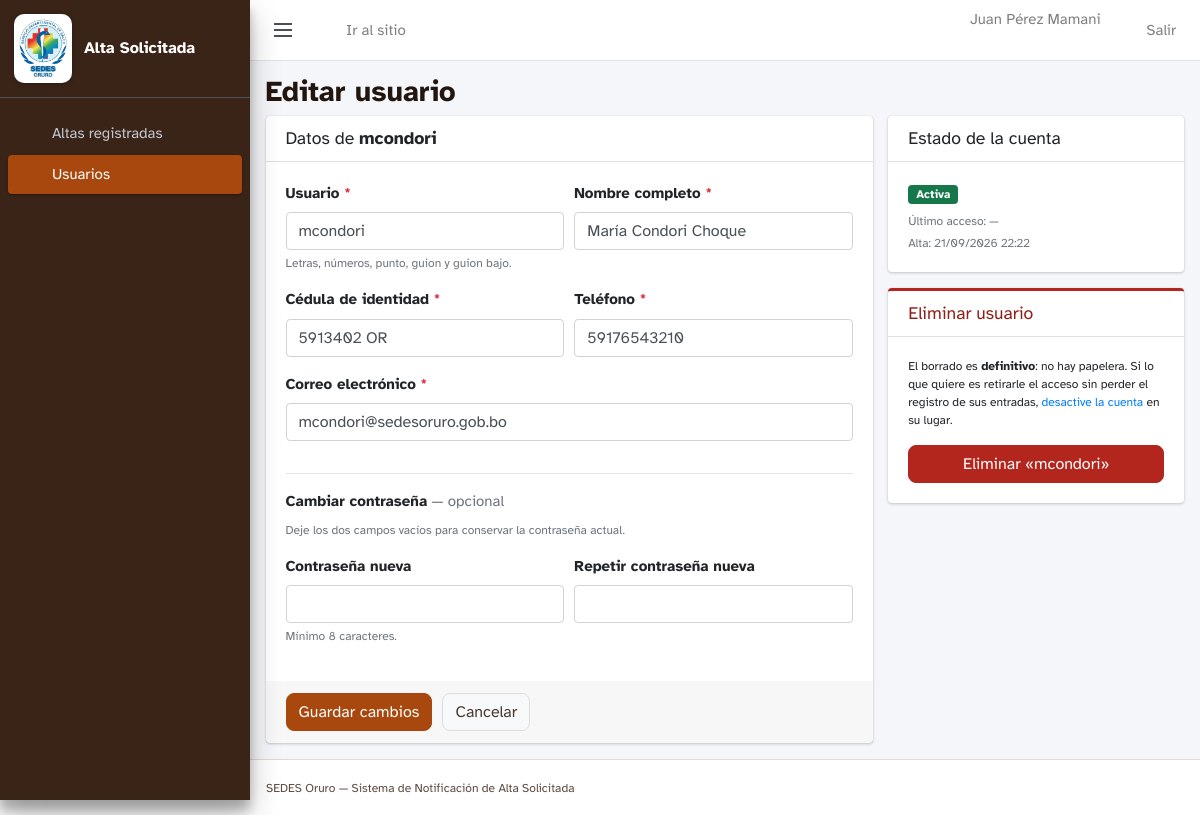
/admin/usuario_editar.php?id=2 (signed in), run on the app's committed database.
### tables this page shows
CREATE TABLE IF NOT EXISTS usuarios (
  id INT AUTO_INCREMENT PRIMARY KEY,
  username VARCHAR(60) NOT NULL UNIQUE,
  nombre_completo VARCHAR(160) NOT NULL,
  ci VARCHAR(30) NOT NULL UNIQUE,
  telefono VARCHAR(30) NOT NULL,
  correo VARCHAR(160) NOT NULL UNIQUE,
  password_hash VARCHAR(255) NOT NULL,
  activo TINYINT(1) NOT NULL DEFAULT 1,
  ultimo_acceso DATETIME NULL,
  created_at TIMESTAMP DEFAULT CURRENT_TIMESTAMP,
  updated_at TIMESTAMP DEFAULT CURRENT_TIMESTAMP ON UPDATE CURRENT_TIMESTAMP
);

### lib/auth.php (called while the page is built, shortened)
<?php
require_once __DIR__ . '/../config.php';
function sesion_iniciar()
{
    if (session_status() === PHP_SESSION_ACTIVE) {
        return;
    }
    $seguro = (!empty($_SERVER['HTTPS']) && $_SERVER['HTTPS'] !== 'off')
        || (isset($_SERVER['HTTP_X_FORWARDED_PROTO']) && $_SERVER['HTTP_X_FORWARDED_PROTO'] === 'https');
}
function usuario_actual()
{
    return array(
        'id'              => (int) $_SESSION['usuario_id'],
        'username'        => isset($_SESSION['username']) ? $_SESSION['username'] : '',
        'nombre_completo' => isset($_SESSION['nombre_completo']) ? $_SESSION['nombre_completo'] : '',
    );
}
function hay_sesion()
{
    return usuario_actual() !== null;
}
function exigir_sesion()
{
    if (hay_sesion()) {
        $yo = usuario_actual();
        try {
            $vigente = buscar_usuario($yo['id']);
        } catch (Exception $e) {
            error_log('[altas] exigir_sesion: ' . $e->getMessage());
            $vigente = null;
        }
        if ($vigente && (int) $vigente['activo'] === 1) {
            return $yo;
        }
        exit;
    }
    exit;
}
function ruta_base()
{
    static $base = null;
    if ($base !== null) {
        return $base;
    }
    $script = isset($_SERVER['SCRIPT_NAME']) ? $_SERVER['SCRIPT_NAME'] : '/index.php';
    $dir    = rtrim(str_replace('\\', '/', dirname($script)), '/');
    if (substr($dir, -6) === '/admin') {
        $dir = substr($dir, 0, -6);
    }
    $base = $dir === '' ? '/' : $dir . '/';
    return $base;
}
function buscar_usuario($id)
{
    $st = db()->prepare('SELECT * FROM usuarios WHERE id = ? LIMIT 1');
    $st->execute(array((int) $id));
    $fila = $st->fetch();
    return $fila ? $fila : null;
}
function h($texto)
{
    return htmlspecialchars((string) $texto, ENT_QUOTES | ENT_SUBSTITUTE, 'UTF-8');
}

### config.php (called while the page is built, shortened)
<?php
function cfg($clave, $porDefecto = null)
{
    return $porDefecto;
}
function db()
{
    static $pdo = null;
    if ($pdo instanceof PDO) {
        return $pdo;
    }
    $dsn = sprintf(
        'mysql:host=%s;port=%s;dbname=%s;charset=utf8mb4',
        cfg('DB_HOST', 'localhost'),
        cfg('DB_PORT', '3306'),
        cfg('DB_NAME', '')
    );
    try {
        $pdo = new PDO($dsn, cfg('DB_USER', ''), cfg('DB_PASS', ''), array(
            PDO::ATTR_ERRMODE            => PDO::ERRMODE_EXCEPTION,
            PDO::ATTR_DEFAULT_FETCH_MODE => PDO::FETCH_ASSOC,
            PDO::ATTR_EMULATE_PREPARES   => false,
        ));
    } catch (PDOException $e) {
        error_log('[altas] Error de conexion a MySQL: ' . $e->getMessage());
        throw new RuntimeException('No fue posible conectar con la base de datos.');
    }
    return $pdo;
}

### admin/usuario_editar.php (the view, shortened to what this page needs)
<?php
require_once __DIR__ . '/_plantilla.php';
$sesion = exigir_sesion();
$base   = ruta_base();
$id = isset($_GET['id']) ? (int) $_GET['id'] : 0;
$usuario = $id > 0 ? buscar_usuario($id) : null;
$errores = array();
$datos = array(
    'username'        => $usuario['username'],
    'nombre_completo' => $usuario['nombre_completo'],
    'ci'              => $usuario['ci'],
    'telefono'        => $usuario['telefono'],
    'correo'          => $usuario['correo'],
);
function clase_campo($errores, $campo)
{
    return isset($errores[$campo]) ? ' is-invalid' : '';
}
function fecha_corta($valor)
{
    if (!$valor) {
        return '—';
    }
    $ts = strtotime($valor);
    return $ts ? date('d/m/Y H:i', $ts) : '—';
}
$esPropia = ((int) $usuario['id'] === $sesion['id']);
admin_cabecera('Editar usuario', 'usuarios');
?>
<div class="row">
  <div class="col-lg-8">
    <div class="card">
      <div class="card-header">
        <h3 class="card-title mb-0">
          Datos de <strong><?= h($usuario['username']) ?></strong>
        </h3>
      </div>
      <form method="post" action="" autocomplete="off">
        <div class="card-body">
          <div class="form-row">
            <div class="form-group col-md-6">
              <label for="username">Usuario <span class="text-danger">*</span></label>
              <input type="text" class="form-control<?= clase_campo($errores, 'username') ?>" id="username"
                     name="username" maxlength="60" value="<?= h($datos['username']) ?>" required>
              <small class="form-text text-muted">Letras, números, punto, guion y guion bajo.</small>
            </div>
            <div class="form-group col-md-6">
              <label for="nombre_completo">Nombre completo <span class="text-danger">*</span></label>
              <input type="text" class="form-control<?= clase_campo($errores, 'nombre_completo') ?>" id="nombre_completo"
                     name="nombre_completo" maxlength="160" value="<?= h($datos['nombre_completo']) ?>" required>
            </div>
            <div class="form-group col-md-6">
              <label for="ci">Cédula de identidad <span class="text-danger">*</span></label>
              <input type="text" class="form-control<?= clase_campo($errores, 'ci') ?>" id="ci"
                     name="ci" maxlength="30" value="<?= h($datos['ci']) ?>" required>
            </div>
            <div class="form-group col-md-6">
              <label for="telefono">Teléfono <span class="text-danger">*</span></label>
              <input type="tel" class="form-control<?= clase_campo($errores, 'telefono') ?>" id="telefono"
                     name="telefono" maxlength="30" value="<?= h($datos['telefono']) ?>" required>
            </div>
            <div class="form-group col-12">
              <label for="correo">Correo electrónico <span class="text-danger">*</span></label>
              <input type="email" class="form-control<?= clase_campo($errores, 'correo') ?>" id="correo"
                     name="correo" maxlength="160" value="<?= h($datos['correo']) ?>" required>
            </div>
          </div>
          <hr>
          <p class="mb-2"><strong>Cambiar contraseña</strong>
            <span class="text-muted">— opcional</span></p>
          <p class="text-muted small mt-0">
            Deje los dos campos vacíos para conservar la contraseña actual.
          </p>
          <div class="form-row">
            <div class="form-group col-md-6">
              <label for="clave">Contraseña nueva</label>
              <input type="password" class="form-control<?= clase_campo($errores, 'clave') ?>" id="clave"
                     name="clave" autocomplete="new-password">
              <small class="form-text text-muted">Mínimo 8 caracteres.</small>
            </div>
            <div class="form-group col-md-6">
              <label for="clave_repetida">Repetir contraseña nueva</label>
              <input type="password" class="form-control<?= clase_campo($errores, 'clave_repetida') ?>"
                     id="clave_repetida" name="clave_repetida" autocomplete="new-password">
            </div>
          </div>
        </div>
        <div class="card-footer d-flex flex-wrap" style="gap:10px">
          <button type="submit" class="btn btn-primary">Guardar cambios</button>
          <a href="usuarios.php" class="btn btn-default">Cancelar</a>
        </div>
      </form>
    </div>
  </div>
  <div class="col-lg-4">
    <div class="card">
      <div class="card-header"><h3 class="card-title mb-0">Estado de la cuenta</h3></div>
      <div class="card-body">
        <p class="mb-2">
          <?php if ((int) $usuario['activo'] === 1): ?>
            <span class="badge badge-success">Activa</span>
          <?php else: ?>
            <span class="badge badge-secondary">Desactivada</span>
          <?php endif; ?>
        </p>
        <p class="text-muted small mb-1">Último acceso: <?= h(fecha_corta($usuario['ultimo_acceso'])) ?></p>
        <p class="text-muted small mb-0">Alta: <?= h(fecha_corta($usuario['created_at'])) ?></p>
      </div>
    </div>
    <div class="card card-peligro">
      <div class="card-header"><h3 class="card-title mb-0">Eliminar usuario</h3></div>
      <div class="card-body">
        <?php if ($esPropia): ?>
          <p class="text-muted mb-0">
            No puede eliminar su propia cuenta. Pida a otro usuario del panel que lo haga.
          </p>
        <?php else: ?>
          <p class="small mb-3">
            El borrado es <strong>definitivo</strong>: no hay papelera. Si lo que quiere es
            retirarle el acceso sin perder el registro de sus entradas,
            <a href="usuarios.php">desactive la cuenta</a> en su lugar.
          </p>
          <form method="post" action="usuarios.php"
                onsubmit="return confirm('¿Eliminar definitivamente al usuario «<?= h($usuario['username']) ?>»?\n\nEsta acción no se puede deshacer.');">
            <button type="submit" class="btn btn-danger btn-block">
              Eliminar «<?= h($usuario['username']) ?>»
            </button>
          </form>
        <?php endif; ?>
      </div>
    </div>
  </div>
</div>
<?php admin_pie(); ?>

### admin/_plantilla.php (shortened to what this page needs)
<?php
require_once __DIR__ . '/../lib/auth.php';
function icono($nombre, $tamano = 18)
{
    $trazos = array(
        'panel'     => '<rect x="3" y="3" width="7" height="9" rx="1"/><rect x="14" y="3" width="7" height="5" rx="1"/>'
                     . '<rect x="14" y="12" width="7" height="9" rx="1"/><rect x="3" y="16" width="7" height="5" rx="1"/>',
        'usuarios'  => '<path d="M16 21v-2a4 4 0 0 0-4-4H6a4 4 0 0 0-4 4v2"/><circle cx="9" cy="7" r="4"/>'
                     . '<path d="M22 21v-2a4 4 0 0 0-3-3.87"/><path d="M16 3.13a4 4 0 0 1 0 7.75"/>',
        'salir'     => '<path d="M9 21H5a2 2 0 0 1-2-2V5a2 2 0 0 1 2-2h4"/><path d="M16 17l5-5-5-5"/><path d="M21 12H9"/>',
        'documento' => '<path d="M14 2H6a2 2 0 0 0-2 2v16a2 2 0 0 0 2 2h12a2 2 0 0 0 2-2V8z"/><path d="M14 2v6h6"/>',
        'subido'    => '<path d="M21 15v4a2 2 0 0 1-2 2H5a2 2 0 0 1-2-2v-4"/><path d="M17 8l-5-5-5 5"/><path d="M12 3v12"/>',
        'inicio'    => '<path d="M3 11l9-8 9 8"/><path d="M5 10v10a1 1 0 0 0 1 1h12a1 1 0 0 0 1-1V10"/>',
        'buscar'    => '<circle cx="11" cy="11" r="7"/><path d="M21 21l-4.3-4.3"/>',
    );
    $d = isset($trazos[$nombre]) ? $trazos[$nombre] : $trazos['documento'];
    return '<svg class="icono" width="' . (int) $tamano . '" height="' . (int) $tamano . '" viewBox="0 0 24 24" '
         . 'fill="none" stroke="currentColor" stroke-width="1.8" stroke-linecap="round" stroke-linejoin="round" '
         . 'aria-hidden="true">' . $d . '</svg>';
}
function admin_cabecera($titulo, $seccion = 'panel')
{
    $usuario = usuario_actual();
    $base    = ruta_base();
    $menu    = array(
        'panel'    => array('Altas registradas', 'index.php',    'panel'),
        'usuarios' => array('Usuarios',          'usuarios.php', 'usuarios'),
    );
    ?>
<!DOCTYPE html>
<html lang="es">
<head>
<link rel="stylesheet" href="<?= h($base) ?>assets/vendor/adminlte.min.css">
<link rel="stylesheet" href="<?= h($base) ?>assets/admin.css?v=13">
</head>
<body class="hold-transition sidebar-mini layout-fixed">
<div class="wrapper">
  <nav class="main-header navbar navbar-expand navbar-white navbar-light">
    <ul class="navbar-nav">
      <li class="nav-item">
        <a class="nav-link" data-widget="pushmenu" href="#" role="button" aria-label="Mostrar u ocultar el menú">
          <span class="hamburguesa"></span>
        </a>
      </li>
      <li class="nav-item d-none d-sm-inline-block">
        <a href="<?= h($base) ?>index.html" class="nav-link"><?= icono('inicio', 16) ?> Ir al sitio</a>
      </li>
    </ul>
    <ul class="navbar-nav ml-auto">
      <li class="nav-item">
        <span class="navbar-text mr-2 d-none d-sm-inline">
          <?= h($usuario ? $usuario['nombre_completo'] : '') ?>
        </span>
      </li>
      <li class="nav-item">
        <a href="<?= h($base) ?>salir.php" class="nav-link" title="Cerrar sesión">
          <?= icono('salir', 16) ?> <span class="d-none d-sm-inline">Salir</span>
        </a>
      </li>
    </ul>
  </nav>
  <aside class="main-sidebar sidebar-dark-primary elevation-4">
    <a href="index.php" class="brand-link">
      <img src="<?= h($base) ?>assets/logo-sedes.png" alt="" class="brand-image">
      <span class="brand-text">Alta Solicitada</span>
    </a>
    <div class="sidebar">
      <nav class="mt-3">
        <ul class="nav nav-pills nav-sidebar flex-column" data-widget="treeview" role="menu">
          <?php foreach ($menu as $clave => $entrada): ?>
            <li class="nav-item">
              <a href="<?= h($entrada[1]) ?>" class="nav-link<?= $clave === $seccion ? ' active' : '' ?>">
                <?= icono($entrada[2]) ?>
                <p><?= h($entrada[0]) ?></p>
              </a>
            </li>
          <?php endforeach; ?>
        </ul>
      </nav>
    </div>
  </aside>
  <div class="content-wrapper">
    <div class="content-header">
      <div class="container-fluid">
        <h1 class="titulo-pagina"><?= h($titulo) ?></h1>
      </div>
    </div>
    <section class="content">
      <div class="container-fluid">
<?php
}
function admin_pie($scripts = array())
{
    ?>
      </div>
    </section>
  </div>
  <footer class="main-footer">
    <small>SEDES Oruro — Sistema de Notificación de Alta Solicitada</small>
  </footer>
</div>
</body>
</html>
<?php
}

### assets/admin.css (style rules this page uses)
:root { --marca: #a8470e; --marca-fuerte: #8f4116; --marca-suave: #fff4ec; --marca-borde: #f3cdb2; --cafe-menu: #3a2418; --gris-texto: #5c4a3f; --foco-panel: 0 0 0 3px #fff, 0 0 0 5.5px #22160f; --azul-sedes: var(--marca); --azul-sedes-fuerte: var(--marca-fuerte); }
body, .btn, .form-control, .custom-select { font-family: "Atkinson Hyperlegible", "Segoe UI", Roboto, system-ui, sans-serif; }
body { font-size: 15px; }
:where(a, button, input, select, textarea, [tabindex]):focus-visible { outline: 2px solid transparent; outline-offset: 2px; box-shadow: var(--foco-panel); border-radius: 6px; }
.badge { font-size: 11.5px; padding: 4px 8px; font-weight: 700; }
.badge-success { background-color: #15774a; color: #fff; }
.btn-primary { background-color: var(--marca); border-color: var(--marca); }
.btn-default, .btn-default:hover { color: #4a3a2e; }
.navbar-nav .nav-link { min-height: 44px; display: flex; align-items: center; gap: 6px; }
.btn { border-radius: 8px; transition: background-color .18s ease, border-color .18s ease, transform .18s ease, box-shadow .18s ease; }
.brand-link { display: flex; align-items: center; gap: 12px; padding: 14px 14px; }
.main-sidebar .brand-link .brand-image { width: 58px; height: auto; max-height: none; float: none; margin: 0; padding: 5px; background: #fff; border-radius: 10px; opacity: 1; box-shadow: 0 1px 4px rgba(0, 0, 0, .3); }
.brand-text { font-size: 16px; font-weight: 700; line-height: 1.25; }
.main-sidebar .brand-link { height: auto; }
.sidebar-dark-primary { background-color: var(--cafe-menu); }
.nav-sidebar .nav-link { display: flex; align-items: center; gap: 10px; }
.nav-sidebar .nav-link p { margin: 0; }
.sidebar .nav-sidebar.nav-pills .nav-link.active, .sidebar .nav-sidebar .nav-link.active { background-color: var(--azul-sedes); color: #fff; }
.icono { flex: 0 0 auto; vertical-align: -3px; }
.hamburguesa { display: block; width: 18px; height: 2px; background: #495057; position: relative; }
.hamburguesa::before, .hamburguesa::after { content: ""; position: absolute; left: 0; width: 18px; height: 2px; background: #495057; }
.hamburguesa::before { top: -6px; }
.hamburguesa::after { top: 6px; }
.main-footer { color: #5c4a3f; border-top-color: #e4d9d0; }
.titulo-pagina { font-size: 20px; font-weight: 700; margin: 0; color: #22160f; }
.content-header { padding: 14px 0.5rem 6px; }
.btn-danger { background-color: #b3261e; border-color: #b3261e; }
.card-peligro { border-top: 3px solid #b3261e; }
.card-peligro .card-title { color: #8f1e17; }

### data on the page
usuarios: nombre_completo "Juan Pérez Mamani"
usuarios: username "mcondori", nombre_completo "María Condori Choque", ci "5913402 OR", telefono "59176543210", correo "mcondori@sedesoruro.gob.bo", ultimo_acceso "—", created_at "21/09/2026 22:22"

### other printed values
$entrada[0] "Altas registradas"
$entrada[0] "Usuarios"
$titulo "Editar usuario"
